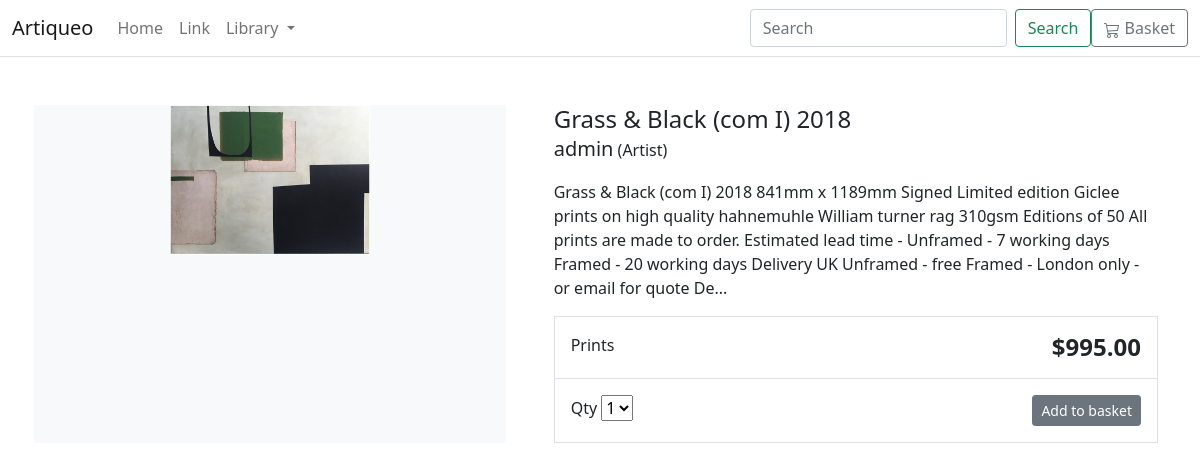
Page /item/grass-black-com-i-2018/ on the earlier database version.
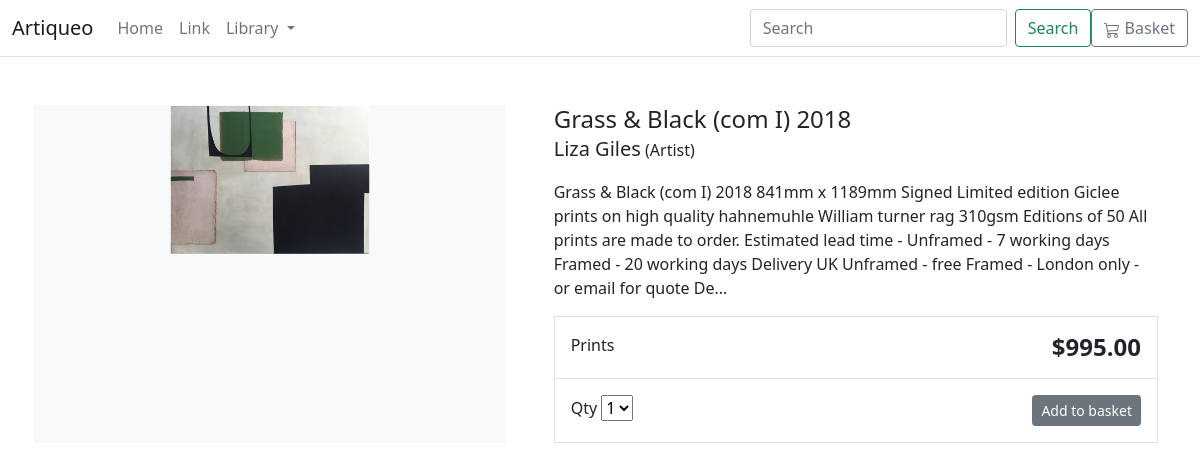
Same page on the later database version.
### store/models.py (models this page shows, shortened)
class Product(models.Model):
    category = models.ForeignKey(Category, related_name='product', on_delete=models.CASCADE)
    created_by = models.ForeignKey(User, on_delete=models.CASCADE, related_name='product_creator')
    title = models.CharField(max_length=255)
    artist = models.CharField(max_length=255, default='admin')
    description = models.TextField(blank=True) #Dimensions go here too.
    image = models.ImageField(upload_to='images/')
    slug = models.SlugField(max_length=255)
    price = models.DecimalField(max_digits=5, decimal_places=2)
    in_stock = models.BooleanField(default=True)
    is_active = models.BooleanField(default=True)
    created = models.DateTimeField(auto_now_add=True)
    updated = models.DateTimeField(auto_now=True)
    class Meta:
        verbose_name_plural = 'Products'
        ordering = ('-created',)

class Category(models.Model):
    name = models.CharField(max_length=255, db_index=True)
    slug = models.SlugField(max_length=255, unique=True)
    class Meta:
        verbose_name_plural = 'categories'
    def get_absolute_url(self):
        return reverse("store:category_list", args=[self.slug])
    def __str__(self):
        return self.name

### store/views.py (the view)
# urls.py: path('item/<slug:slug>/', views.product_detail, name='product_detail'),
def product_detail(request, slug):
    product = get_object_or_404(Product, slug=slug, in_stock=True)
    return render(request, 'store/products/detail.html', {'product': product})

### basket/context_processors.py (called while the page is built)
def basket(request):
    return {'basket': Basket(request)}

### store/views.py (called while the page is built)
def categories(request):
    return {
        'categories': Category.objects.all()
    }

### templates/store/products/detail.html (shortened to what this page needs)
{% extends "store/base.html" %}
{% load static %}
{% block content %}
<div class="container">
    <main class="pt-5">
        <div class="row g-3">
            <div class="col-md-5 col-lg-5 order-md-first bg-light">
                <img class="img-fluid mx-auto d-block" width="200px" alt="Responsive image" src="{{ product.image.url }}">
            </div>
            <div class="col-md-7 col-lg-7 ps-md-3 ps-lg-5">
                <h1 class="mb-0 h4">{{ product.title }}</h1>
                <p><span class="lead">{{ product.artist }}</span> (Artist)</p>
                <p>{{ product.description|slice:":355" }}...</p>
                <div class="border">
                    <div class="col border-bottom">
                        <div class="row p-3">
                            <div class="col-6">{{ product.category }}</div>
                            <div class="col-6 text-end"><span class="h4 fw-bold">${{ product.price }}</span></div>
                        </div>
                    </div>
                    <div class="col">
                        <div class="row p-3">
                            <div class="col-6">
                                <label for="select">Qty</label>
                                <select id="select">
                                    <option value="">1</option>
                                </select>
                            </div>
                            <div class="col-6 text-end"><button type="button" class="btn btn-secondary btn-sm">Add to
                                    basket</button></div>
                        </div>
                    </div>
                </div>
            </div>
        </div>
    </main>
</div>
{% endblock %}

Differences in the rows shown:
changed Product "Prints": artist "admin" → "Liza Giles"
